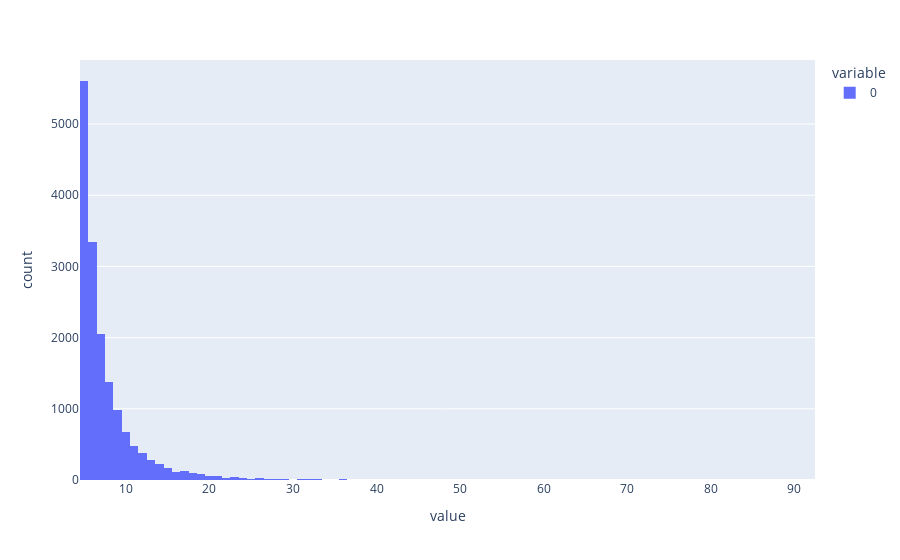

Notebook code for this chart:
### Code cell
px.histogram(sample_df.groupby(args.user_col).size())

### Figure 1 — Plotly figure (JSON) as saved in the notebook; plotly's stock layout.template omitted (floating-point values rounded to 4 significant figures; data arrays with more than 128 entries replaced by an {"elided": "..."} marker saying what was removed)
{"data": [{"bingroup": "x", "hovertemplate": "variable=0<br>value=%{x}<br>count=%{y}<extra></extra>", "legendgroup": "0", "marker": {"color": "#636efa", "pattern": {"shape": ""}}, "name": "0", "orientation": "v", "showlegend": true, "type": "histogram", "x": {"elided": "16407 int values"}, "xaxis": "x", "yaxis": "y"}], "layout": {"barmode": "relative", "legend": {"title": {"text": "variable"}, "tracegroupgap": 0}, "margin": {"t": 60}, "xaxis": {"anchor": "y", "domain": [0, 1], "title": {"text": "value"}}, "yaxis": {"anchor": "x", "domain": [0, 1], "title": {"text": "count"}}}}
